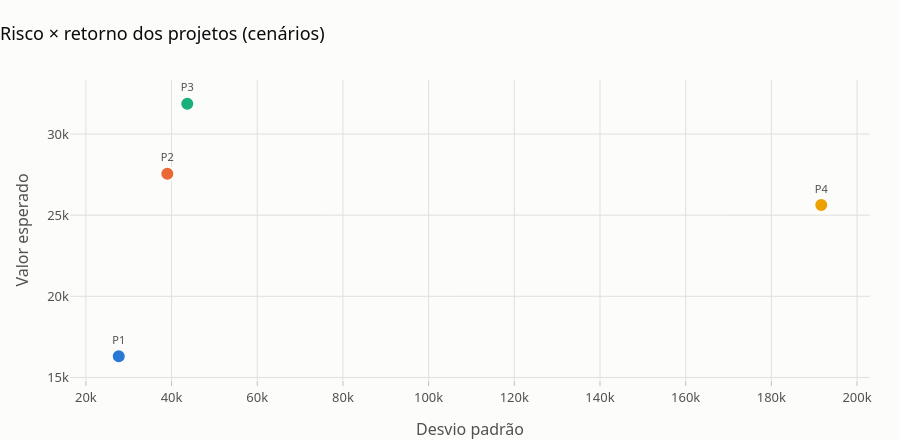

The cell this chart's notebook holds for it:
### Markdown cell above
**Leitura.** No caso-base P4 lidera; no valor esperado, **P3 passa à frente** e P4 cai para o terceiro lugar:
a alavancagem operacional de P4 (custo fixo de $200.000 sobre um EBITDA de $130.000) faz o VPL pessimista
chegar a −$261.000. Seu coeficiente de variação (7,5) é cinco vezes o dos demais (1,4–1,7).

### Code cell
fig = viz.grafico_risco_retorno(resumo, x="Desvio padrão", y="Valor esperado", titulo="Risco × retorno dos projetos (cenários)")
viz.exportar(fig, f"{SAIDA}/risco_retorno")
fig

### Figure 1 — Plotly figure (JSON) as saved in the notebook; plotly's stock layout.template omitted (floating-point values rounded to 4 significant figures)
{"data": [{"hovertemplate": "P1<br>Valor esperado: $ 16.306<br>Desvio padrão: $ 27.674<extra></extra>", "marker": {"color": "#2a78d6", "line": {"color": "#fcfcfb", "width": 2}, "size": 14}, "mode": "markers+text", "name": "P1", "showlegend": false, "text": ["P1"], "textfont": {"color": "#52514e", "size": 11}, "textposition": "top center", "type": "scatter", "x": [27670.0], "y": [16310.0]}, {"hovertemplate": "P2<br>Valor esperado: $ 27.553<br>Desvio padrão: $ 39.013<extra></extra>", "marker": {"color": "#eb6834", "line": {"color": "#fcfcfb", "width": 2}, "size": 14}, "mode": "markers+text", "name": "P2", "showlegend": false, "text": ["P2"], "textfont": {"color": "#52514e", "size": 11}, "textposition": "top center", "type": "scatter", "x": [39010.0], "y": [27550.0]}, {"hovertemplate": "P3<br>Valor esperado: $ 31.867<br>Desvio padrão: $ 43.670<extra></extra>", "marker": {"color": "#1baf7a", "line": {"color": "#fcfcfb", "width": 2}, "size": 14}, "mode": "markers+text", "name": "P3", "showlegend": false, "text": ["P3"], "textfont": {"color": "#52514e", "size": 11}, "textposition": "top center", "type": "scatter", "x": [43670.0], "y": [31870.0]}, {"hovertemplate": "P4<br>Valor esperado: $ 25.626<br>Desvio padrão: $ 191.644<extra></extra>", "marker": {"color": "#eda100", "line": {"color": "#fcfcfb", "width": 2}, "size": 14}, "mode": "markers+text", "name": "P4", "showlegend": false, "text": ["P4"], "textfont": {"color": "#52514e", "size": 11}, "textposition": "top center", "type": "scatter", "x": [191600.0], "y": [25630.0]}], "layout": {"height": 440, "title": {"text": "Risco × retorno dos projetos (cenários)"}, "xaxis": {"gridcolor": "#e1e0d9", "showgrid": true, "title": {"text": "Desvio padrão"}}, "yaxis": {"title": {"text": "Valor esperado"}}}}
